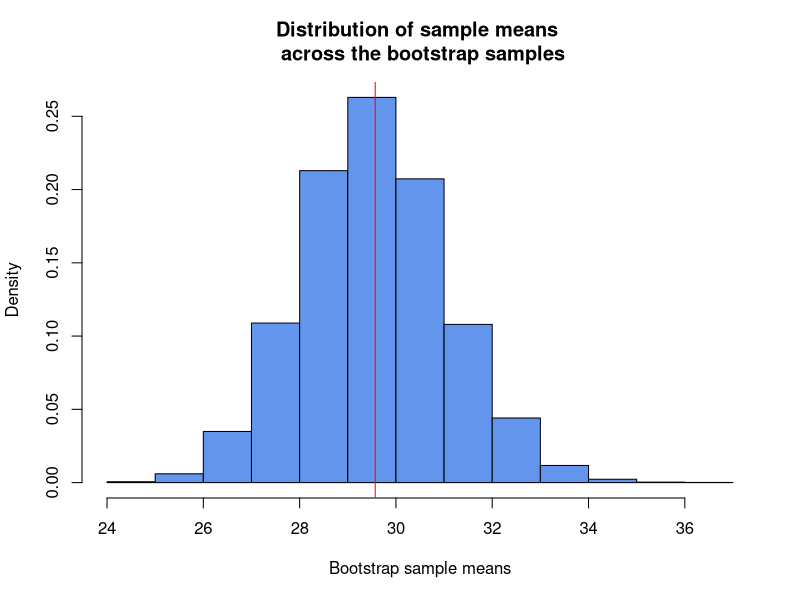
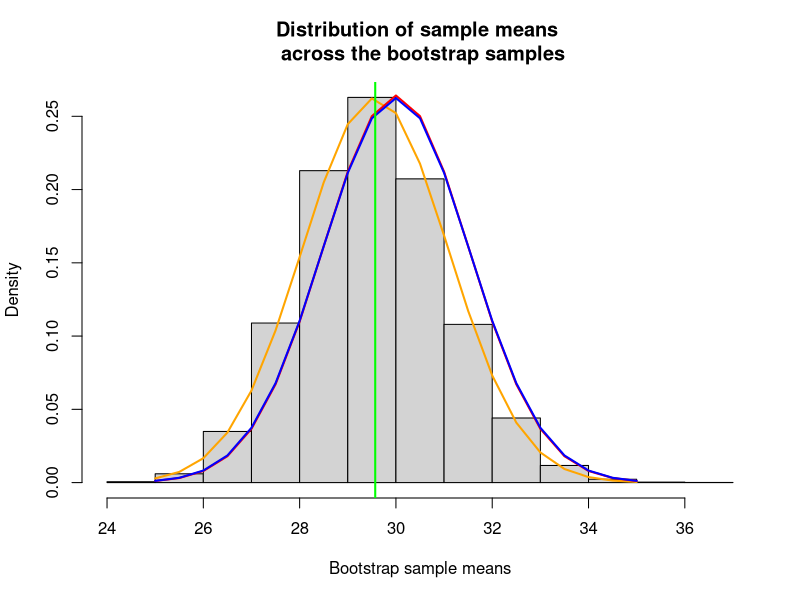

Write R code to recreate these figures, in order.
# Our sample of data (ages for 10 sampled researchers)
ages <- c(28.1,27.5,25,29.9,29.7,29.9,39.9,33.6,21.3,30.8)

# Randomly select 10,000 bootstrap samples (each of size 10)
set.seed(532) 
bootstrap_samples <- lapply(1:10000, function(i) sample(ages, replace = T))

# List some of the bootstrap samples
print("First bootstrap sample:")
bootstrap_samples[1]
print("Third bootstrap sample:")
bootstrap_samples[3]
print("500th bootstrap sample:")
bootstrap_samples[500]

# Calculate the sample mean in each of the bootstrap samples
r.mean <- sapply(bootstrap_samples, mean)

# Draw a histogram with a red vertical line indicating the original sample mean age
options(repr.plot.width=5, repr.plot.height=5)
hist(r.mean, freq=FALSE, main="Distribution of sample means \n across the bootstrap samples", 
     xlab="Bootstrap sample means",col="cornflowerblue")
abline(v=mean(ages),col="red")

sqrt(var(r.mean))

# Histogram of estimates (sample means) in bootstrap samples
options(repr.plot.width=5, repr.plot.height=5)
hist(r.mean, freq=FALSE, main="Distribution of sample means \n across the bootstrap samples", xlab="Bootstrap sample means")

# Add the normal distribution which most closely follows the histogram
lines(seq(25, 35, by=.5), dnorm(seq(25, 35, by=.5), mean(ages), 1.52), col="orange",lwd=2)

# Add the bootstrap approximation to the sampling distribution: normal distribution with mean mu=30 SD=1.51
lines(seq(25, 35, by=.5), dnorm(seq(25, 35, by=.5), 30, 1.51), col="red",lwd=2)

# Add the algebraic sampling distribution: normal distribution with mean mu=30 SD=1.52
lines(seq(25, 35, by=.5), dnorm(seq(25, 35, by=.5), 30, 1.52), col="blue",lwd=2)

# Add a vertical line at original sample mean
abline(v=mean(ages),col="green",lwd=2)




